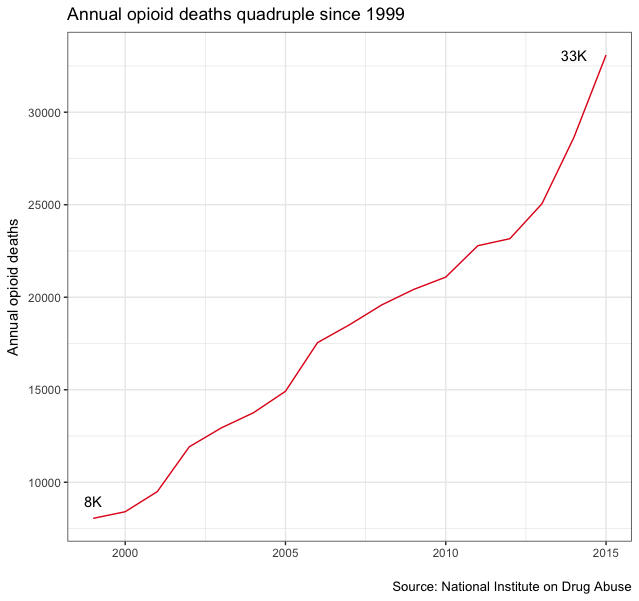

Here is the R script that generated this plot:
# Welcome to Journalism/Interactive 2017, an introduction to data analysis and visualization in R. 
# In today's tutorial, we're going to introduce you to... 

# ...how to install R and RStudio.  
# ...R, an excellent programming language for data analysis and visualization.
# ...RStudio, a program that helps you clean, analyze, and visualize data. 
# ...The method for loading cool "packages" for R, which are FREE chunks of code, sometimes called libraries, to help you do neat things like visualize data.
# ...A suite of packages called "the Tidyverse", which are great for cleaning, analyzing and visualizing data. 
# ...Analyzing data and making some graphics (called plots) in R. 

# Let's get started!  If you get stuck using RStudio, this is a great cheat sheet: https://github.com/rstudio/cheatsheets/raw/master/rstudio-ide.pdf

# This is an R script file, by the way. You can tell, because it has the file extension ".r".  You can write code in here, highlight it, then click on the little green arrow button at the top of this window that says "Run" and it will execute in the "Console" below. 

# Let's try executing some code now, to print out a basic calculation. Highlight it, click Run, and look at the console below.

print(2+5)

# By the way, this line (and all the other green text) is an example of a "comment" in R. Comments in R start with a #. It's good practice to liberally use comments to explain your code. Running a comment won't do anything, even if your comment contains code that R recognizes.  To see this in action, try running the next line.

# print(2+5)

# It didn't give you an answer, right? That's because it's a comment. 

# You can also write code directly into the console (though it's better practice to work in script files). In the console below, try printing out your name by typing print('your name here'). Did it work?

# Today's exercise

# We're going to work with data documenting the growth of opioid overdose deaths in the U.S. over the last 20 years, created by the NIH National Institute on Drug Abuse. Data and documentation available here. https://www.drugabuse.gov/related-topics/trends-statistics/overdose-death-rates.

# Before we bring the data into RStudio, we're going to load in a collection of packages called "the Tidyverse." Explainer site: https://www.tidyverse.org/ | Great collection of cheatsheets: https://www.rstudio.com/resources/cheatsheets/ | Tutorial guide: http://r4ds.had.co.nz/.  

# The Tidyverse package has already been installed on this machine, so you don't need to install it.  But if you were trying to run this on your local machine, you'd first need to run this line of code:

# install.packages('tidyverse')

# Because we've already installed on these computers, you just need to run the following function to work with it:

library(tidyverse)

# Okay, now let's read in the data we're going to work with with the read_csv function.  We're going to store it as an variable/object called "overdoses" so we can refer to it later. Notice that we're feeding two "arguments" to the read_csv function.  The first one, in quotes, is the file path telling it where to find the file.  The second is telling it that file has column names.

overdoses <- read_csv("csv/opioid_deaths_nida.csv", col_names=TRUE)

# This is a really great cheat sheet on reading in data with the Tidyverse. https://github.com/rstudio/cheatsheets/raw/master/data-import.pdf

# If you look at the window to the right, under the "environment" tab, there's an object under data called overdoses.  It has 17 observations (or rows), and 4 variables (or columns or fields). Now that we've read in the data, let's look at it with the View function. 

View(overdoses)

# Notice that it pops up in the RStudio table viewer in this window. It looks kind of like Excel, right?  You can click on the column names to sort ascending and descending. 

# Okay, let's first create a table of summary statistics, calculating the mean, median, min and max and total values for all opioid deaths between 1999 and 2015.  This is a great cheatsheet on analyzing data with the Tidyverse: https://github.com/rstudio/cheatsheets/raw/master/data-transformation.pdf 
# We're going to store this table we're creating as a variable/object called "opioid_summary".  The method we're using to write this uses the Tidyverse packages. 

opioid_summary <- overdoses %>%
  summarise(Name = "Opioid Deaths",
            Mean = mean(all_opioids),
            Median = median(all_opioids),
            Min = min(all_opioids),
            Max = max(all_opioids),
            Total = sum(all_opioids)
            )

# Now that we've created it, let's look at it. Between 1999 and 2015, 309K people died of opioid overdoses. 

View(opioid_summary)

# Now, let's create a similar summary table for heroin-related deaths called heroin_summary. Put you code in the space below, run it, and view the table.


# Finished? Now, let's create a similar summary table for prescription opioid-related deaths called rx_summary. Put you code in the space below, run it, and view the table.



# Finished? Okay, let's make some graphs/plots/graphics with the ggplot library, which is part of the Tidyverse suite of packages.  

# R has some basic plotting functionality built in, but it's kind of limited.  ggplot is great. If you get stuck using ggplot, this cheatsheet is quite nice: file:///Users/smussend/Downloads/data-visualization-2.1.pdf

# As you've probably heard, opioid deaths have skyrocketed over the last 20 years.  Let's build a basic bar chart that shows the growth, using the ggplot function. In the function below, the first line tells the function which data set to use, and which columns to put on the x and y axes.  The second line tells it what kind of chart to make. Run it!

ggplot(data=overdoses, aes(y=all_opioids, x=year)) + 
  geom_bar(stat="identity")

# If you look over at the window on the right, you'll see your chart appears in the "plots" tab. Neat, right? Let's say we want a line chart instead of a bar chart.  All we have to do is change one thing, and run it again. Do you see what changed in the code to make the chart change?

ggplot(data=overdoses, aes(y=all_opioids, x=year)) + 
  geom_line(stat="identity")

# Okay, this is pretty good on its own, but we can make it better.  Let's add a title and run it again. Notice as we add more features to our graph, we keeping using the plus symbol at the end of the previous line.

ggplot(data=overdoses, aes(y=all_opioids, x=year)) + 
  geom_line(stat="identity") + 
  labs(
    title ="Annual opioid deaths quadruple since 1999"
  )

# Let's add a caption with source and run it again. 

ggplot(data=overdoses, aes(y=all_opioids, x=year)) + 
  geom_line(stat="identity") + 
  labs(
    title ="Annual opioid deaths quadruple since 1999",
    caption="Source: National Institute on Drug Abuse"
  )

# Getting better.  The axis labels are a little funky.  Let's fix those by getting rid of year, and cleaning up all_opioids.
  
ggplot(data=overdoses, aes(y=all_opioids, x=year)) + 
  geom_line(stat="identity") + 
  labs(
    title ="Annual opioid deaths quadruple since 1999",
    caption="Source: National Institute on Drug Abuse",
    x="",
    y="Annual opioid deaths"
  ) 

# Let's polish it up a bit by changing from the default ggplot "theme" to use the black and white theme. 
ggplot(data=overdoses, aes(y=all_opioids, x=year)) + 
  geom_line(stat="identity") + 
  labs(
    title ="Annual opioid deaths quadruple since 1999",
    caption="Source: National Institute on Drug Abuse",
    x="",
    y="Annual opioid deaths"
  ) + 
  theme_bw()

# And let's change the color of the line to red, inside the geom_line function.
ggplot(data=overdoses, aes(y=all_opioids, x=year)) + 
  geom_line(stat="identity", colour="#e2201d") + 
  labs(
    title ="Annual opioid deaths quadruple since 1999",
    caption="Source: National Institute on Drug Abuse",
    x="",
    y="Annual opioid deaths"
  ) + 
  theme_bw()

# To reinforce our point a bit more, let's annotate the top and bottom points. 
ggplot(data=overdoses, aes(y=all_opioids, x=year)) + 
  geom_line(stat="identity", colour="#e2201d") + 
  labs(
    title ="Annual opioid deaths quadruple since 1999",
    caption="Source: National Institute on Drug Abuse",
    x="",
    y="Annual opioid deaths"
  ) + 
  theme_bw() + 
  annotate(geom="text",x=2014,y=33091,label="33K") +
  annotate(geom="text",x=1999, y=9000, label="8K")

# Looking good! If you're happy with your graph, click the "export" button in the plot viewer at right to save your graphic as an image.  Suitable for Tweeting!

# If there's time left, try recreating a similar graphic for heroin deaths, using your previous code as a guide.  

# Or talk to me, and I'll help you get RStudio up and running on your local machine.  You'll probably need to install R, the language, and RStudio. 
# Install R, the language https://cran.r-project.org/
# Install RStudio https://www.rstudio.com/products/rstudio/download/
